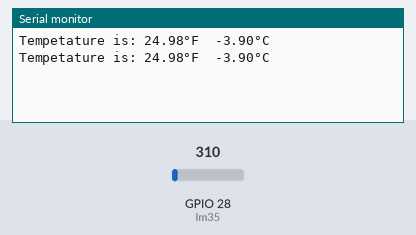
A sketch run on a simulated ESP32. On the bench: the last lines printed to the serial monitor. Inputs (shaded band) come from the test bench; at power-on: GPIO 28 (lm35) = 310.

Above: at 1.8 s.
1.9 s: GPIO 28 (lm35) set to 372
At 2.8 s:
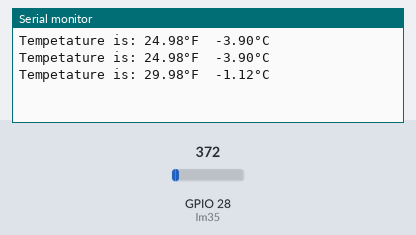
3.4 s: GPIO 28 (lm35) set to 434
At 4.7 s:
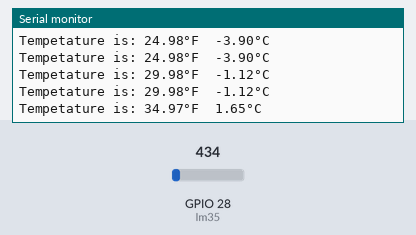
Timing chart, 0 to 6.4 s (numbered marks = the images above; inputs shaded):
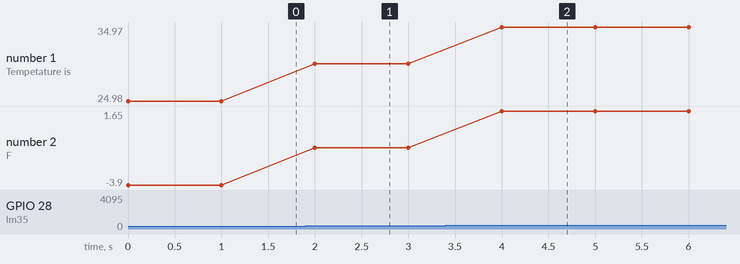

The sketch:

TampDisplay.ino.ino
```cpp
#define lm35 28
float value=0.0;

void setup() {
  pinMode(lm35, INPUT);
  Serial.begin(9600);
}

void loop() {
  value  = analogRead(lm35);
  float tamp_F = ((value*3.3)/4095.0)*100;
  float tamp_C = (((value*3.3)/4095.0)*100-32)/1.8;
  Serial.print("\r\nTempetature is: ");
  Serial.print(tamp_F);
  Serial.print("°F  ");
  Serial.print(tamp_C);
  Serial.print("°C");
  delay(1000);
}
```

Measured:
- after the input at 1.9 s, the serial monitor: prints a new line after 0.10 s (image 1)
- after the input at 3.4 s, the serial monitor: prints a new line after 0.60 s (image 2)
- plotted number 1: 24.98 → 29.98 after the input at 1.9 s, 29.98 → 34.97 after the input at 3.4 s
- plotted number 2: -3.9 → -1.12 after the input at 1.9 s, -1.12 → 1.65 after the input at 3.4 s
